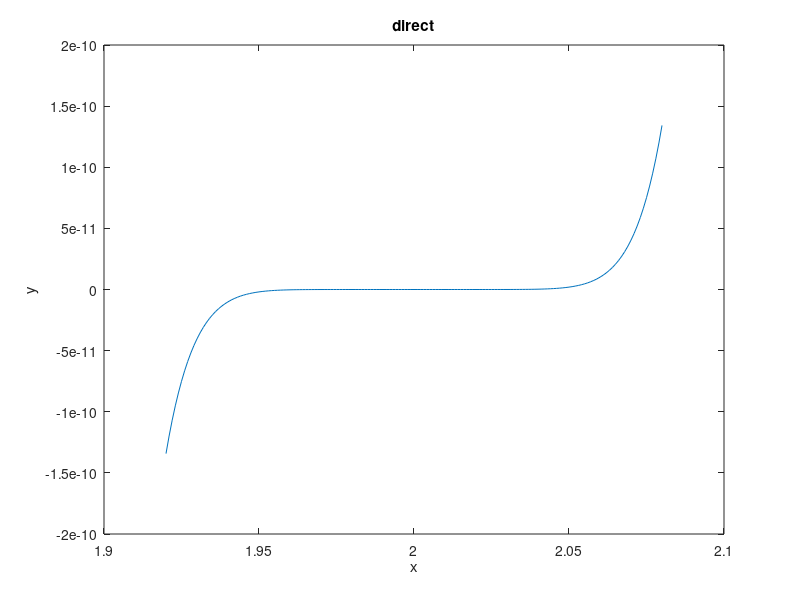
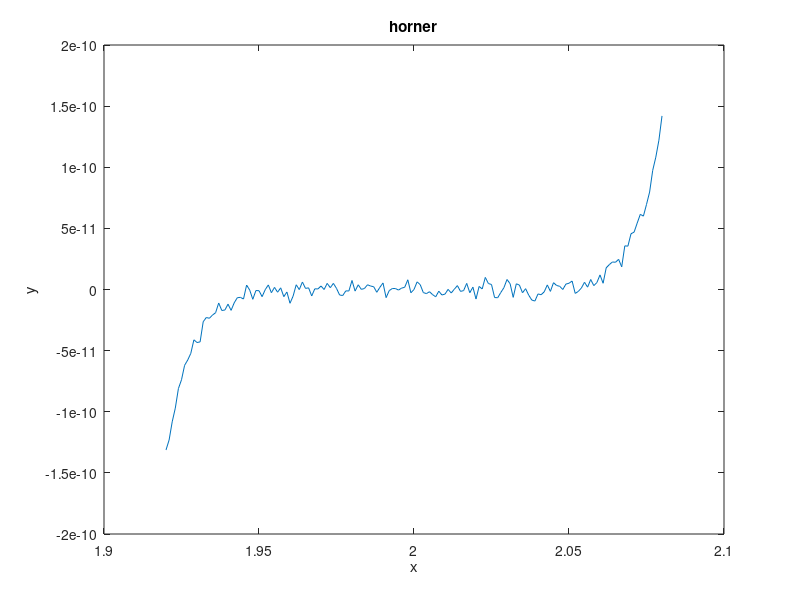

These charts were generated, in order, by the following MATLAB code: (Note: this script raises an error after producing the figures.)
clf;
clear;
clc;

% (a)
f = @(x) (x - 2) .^ 9;
g = @(x) x.*(x.*(x.*(x.*(x.*(x.*(x.*(x.*(x - 18) + 144) - 672) + 2016) - 4032) + 5376) - 4608) + 2304) - 512;
z = @(x) x.^9 - 18*x.^8 + 144*x.^7 - 672*x.^6 + 2016*x.^5 - 4032*x.^4 + 5376*x.^3 - 4608*x.^2 + 2304*x - 512;

xs = linspace(1.92, 2.08, 161);
figure (1)
plot(xs, f(xs));
xlabel("x");
ylabel("y");
title("direct");

figure (2)
plot(xs, g(xs));
xlabel("x");
ylabel("y");
title("horner")

% (b)
root = bisection(g, 1.92, 2.08, 1e-6);
fprintf("root is %6.10f\n", root);

% (c)

% (d)
r1 = fsolve(z, 1.9)
r2 = fsolve(f, 1.9)




